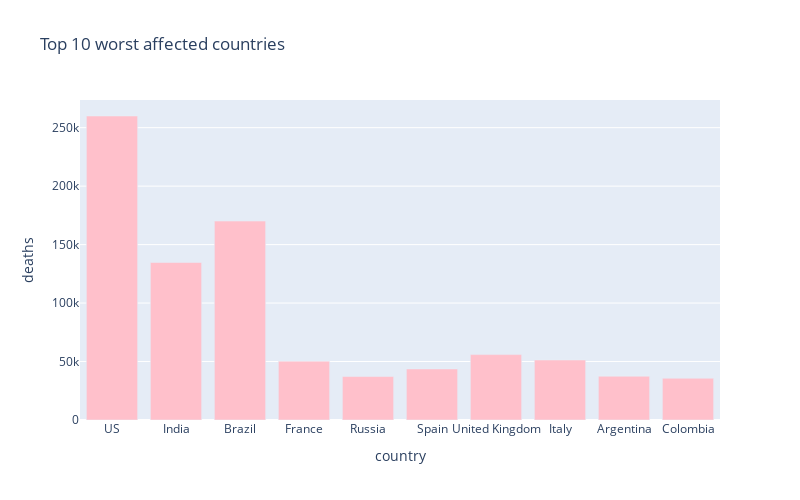

This figure's notebook cell:
### Markdown cell above
# 10 worst hit countries - Death cases

### Code cell
px.bar(
    sorted_country_df.head(10),
    x = "country",
    y = "deaths",
    title= "Top 10 worst affected countries", # the axis names
    color_discrete_sequence=["pink"], 
    height=500,
    width=800
)

### Figure 1 — Plotly figure (JSON) as saved in the notebook; plotly's stock layout.template omitted (floating-point values rounded to 4 significant figures)
{"data": [{"alignmentgroup": "True", "hovertemplate": "country=%{x}<br>deaths=%{y}<extra></extra>", "legendgroup": "", "marker": {"color": "pink"}, "name": "", "offsetgroup": "", "orientation": "v", "showlegend": false, "textposition": "auto", "type": "bar", "x": ["US", "India", "Brazil", "France", "Russia", "Spain", "United Kingdom", "Italy", "Argentina", "Colombia"], "xaxis": "x", "y": [259976, 134699, 170115, 50327, 37173, 43668, 55935, 51306, 37432, 35677], "yaxis": "y"}], "layout": {"barmode": "relative", "height": 500, "legend": {"tracegroupgap": 0}, "title": {"text": "Top 10 worst affected countries"}, "width": 800, "xaxis": {"anchor": "y", "domain": [0, 1], "title": {"text": "country"}}, "yaxis": {"anchor": "x", "domain": [0, 1], "title": {"text": "deaths"}}}}
